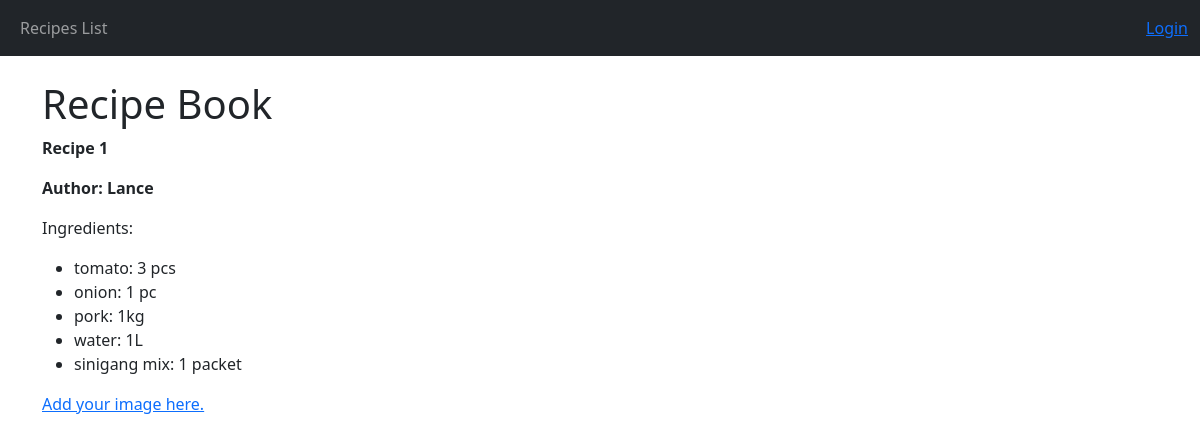
/recipe/1/, run on an earlier commit of the app's database.
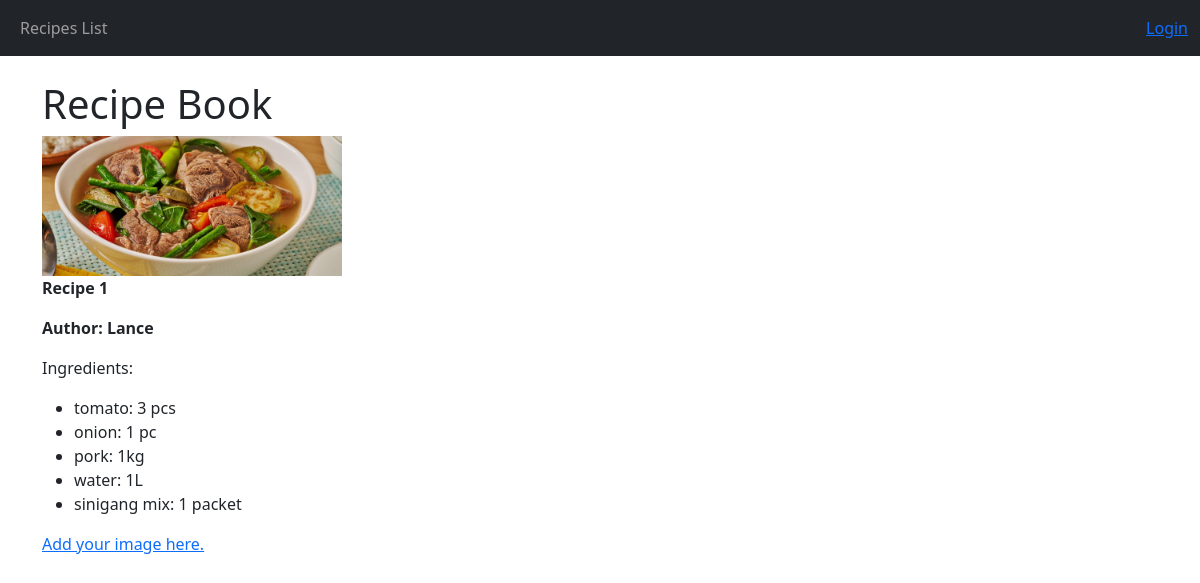
And on a later commit of the database.
### ledger/models.py (models this page shows, shortened)
class RecipeIngredient(models.Model):
    ingredient = models.ForeignKey(Ingredient, on_delete=models.CASCADE,
                                   related_name="ingredients")
    recipe = models.ForeignKey(Recipe, on_delete=models.CASCADE,
                               related_name="recipe")
    quantity = models.CharField(max_length=100)

class Ingredient(models.Model):
    ingredient_name = models.CharField(max_length=255, default="")

class RecipeImage(models.Model):
    image = models.ImageField(upload_to="images/", blank=False,
                              null=False)
    description = models.TextField(max_length=255)
    recipe = models.ForeignKey(Recipe, on_delete=models.CASCADE,
                               related_name="images")

### ledger/views.py (the view)
# urls.py: path("recipe/<int:recipe_id>/", views.recipe_ingredients,
def recipe_ingredients(request, recipe_id):
    recipe = Recipe.objects.filter(id=recipe_id).first()
    return render(request, "recipe_ingredients.html",
                  {"recipe": recipe})

### ledger/templates/recipe_ingredients.html
{% extends 'base_template.html' %}
{% block body_content %}
    <div class="container mt-4">
        <h1>Recipe Book</h1>
        <div>
            {% for image in recipe.images.all %}
            <img src="{{ image.image.url }}" alt="{{ image.description }}" style="max-width: 300px;">
            {% endfor %}
        </div>
        <p><Strong>Recipe {{ recipe.id }}</Strong></h2>
        <p><Strong>Author: {{ recipe.recipe_author }}</Strong></p>
        <p>Ingredients:</p>
        <ul>
            {% for recipeingredient in recipe.recipe.all %}
            <li>{{ recipeingredient.ingredient.ingredient_name }}: {{ recipeingredient.quantity }}</li>
            {% endfor %}
        </ul>
        <p><a href="{% url 'add_image' recipe.id %}">Add your image here.</a></p>
    </div>
{% endblock %}

What changed in the data, as far as the page shows it:
added RecipeImage: image (picture)
